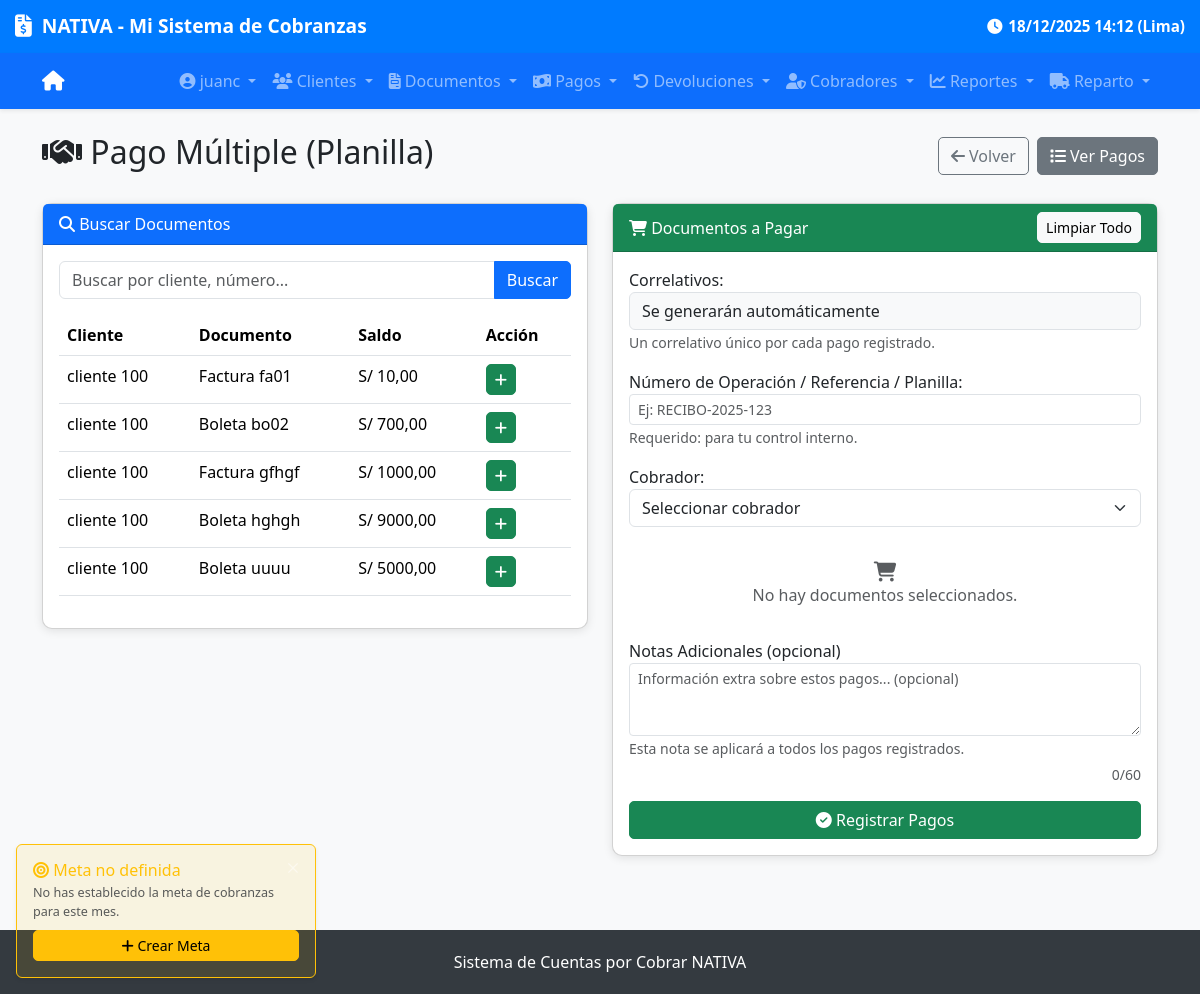
The page /cobros/pago-multiple/ (signed in) on the database as committed earlier.
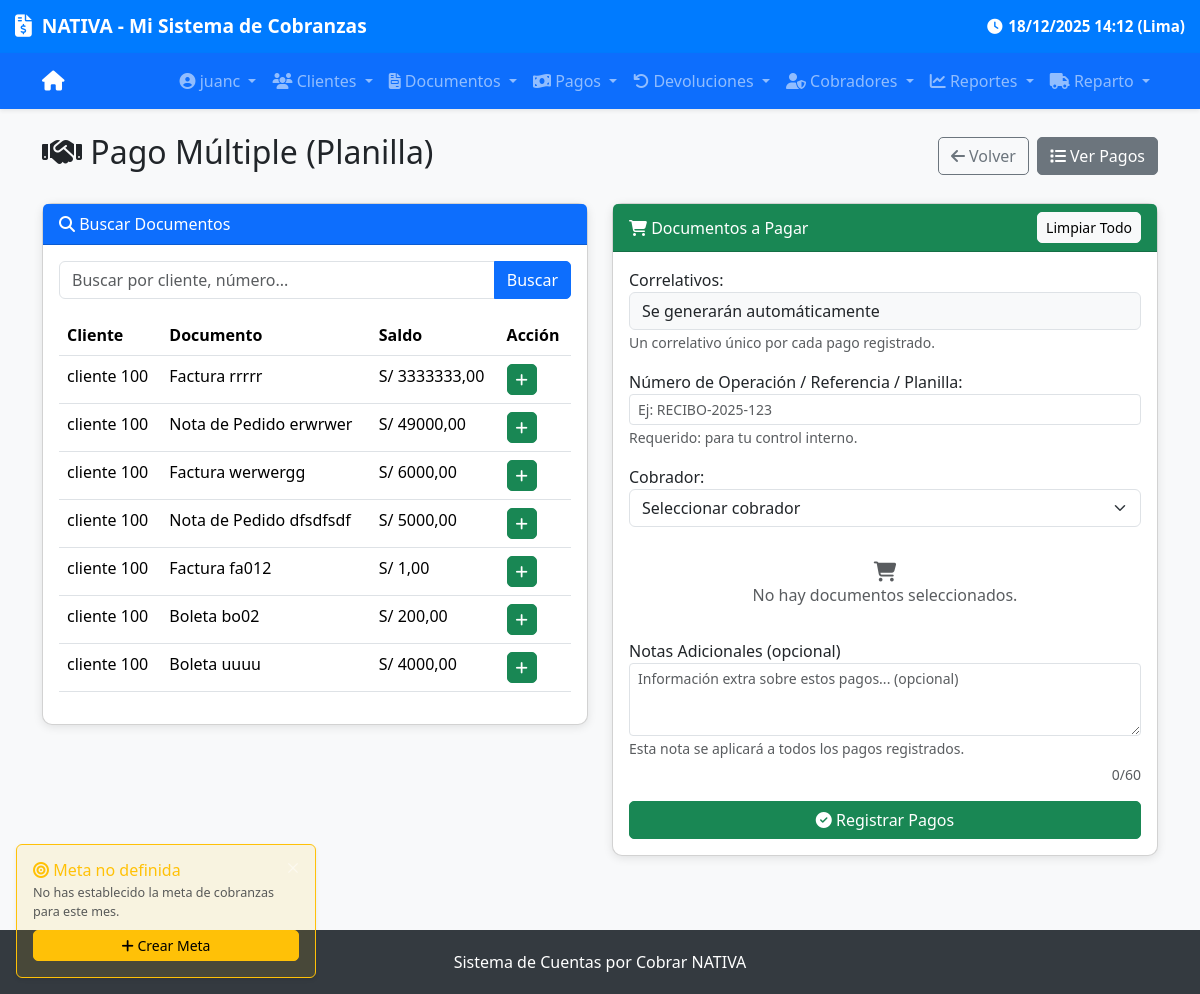
The same page on the database as committed later.
### documentos/models.py (models this page shows, shortened)
class Documento(models.Model):
    cliente = models.ForeignKey(
        Cliente,
        on_delete=models.CASCADE,
        verbose_name="Cliente"
    )
    cobrador = models.ForeignKey(
        Cobrador,
        on_delete=models.SET_NULL,
        null=True,
        blank=True,
        verbose_name="Cobrador"
    )
    tipo = models.CharField(
        max_length=20,
        choices=TIPO_DOCUMENTO_CHOICES,
        verbose_name="Tipo"
    )
    serie = models.CharField(
        max_length=20,
        blank=True,
        null=True,
        verbose_name="Serie"
    )
    numero = models.CharField(
        max_length=20,
        verbose_name="Número"
    )
    fecha_emision = models.DateTimeField(
        default=localtime_peru,
        verbose_name="Fecha de Emisión"
    )
    fecha_vencimiento = models.DateTimeField(
        verbose_name="Fecha de Vencimiento"
    )
    monto_total = models.DecimalField(
        max_digits=12,
        decimal_places=2,
        validators=[MinValueValidator(Decimal('0.00'))],
        verbose_name="Monto Total"
    )
    monto_pagado = models.DecimalField(
        max_digits=12,
        decimal_places=2,
        default=Decimal('0.00'),
        validators=[MinValueValidator(Decimal('0.00'))],
        verbose_name="Monto Pagado"
    )
    monto_devolucion = models.DecimalField(
        max_digits=12,
        decimal_places=2,
        default=Decimal('0.00'),
        validators=[MinValueValidator(Decimal('0.00'))],
        verbose_name="Devolución"
    )
    creado_en = models.DateTimeField(auto_now_add=True)
    actualizado_en = models.DateTimeField(auto_now=True)
    class Meta:
        verbose_name = "Documento"
        verbose_name_plural = "Documentos"
        ordering = ['-fecha_emision']
    def get_numero_completo(self):
        if self.serie:
            return f"{self.serie}-{self.numero}"
        return self.numero
    def get_saldo_pendiente(self):
        return self.monto_total - self.monto_pagado - self.monto_devolucion

### clientes/models.py (models this page shows, shortened)
class Cliente(models.Model):
    nombre = models.CharField(max_length=200, verbose_name="Nombre", blank=False, null=False)
    dni_ruc = models.CharField(
        max_length=11,
        unique=True,
        validators=[ruc_dni_validator],
        verbose_name="DNI/RUC"
    )
    direccion = models.TextField(blank=True, null=True, verbose_name="Dirección")
    telefono = models.CharField(max_length=15, blank=True, null=True, verbose_name="Teléfono")
    correo = models.EmailField(blank=True, null=True, verbose_name="Correo")
    notas = models.TextField(blank=True, null=True, verbose_name="Notas")
    creado_en = models.DateTimeField(auto_now_add=True)
    actualizado_en = models.DateTimeField(auto_now=True)
    class Meta:
        verbose_name = "Cliente"
        verbose_name_plural = "Clientes"
        ordering = ['nombre']

### cobros/views.py (the view)
# urls.py: path('pago-multiple/', views.pago_multiple, name='pago_multiple'),
def pago_multiple(request):
    query = request.GET.get('q', '')
    page_number = request.GET.get('page', 1)
    documentos = Documento.objects.filter(
        monto_total__gt=F('monto_pagado') + F('monto_devolucion')
    ).select_related('cliente').order_by('-fecha_emision')
    if query:
        documentos = documentos.filter(
            Q(cliente__nombre__icontains=query) |
            Q(numero__icontains=query) |
            Q(serie__icontains=query)
        )
    else:
        pass  # Dejamos que el Paginator maneje todo
    paginator = Paginator(documentos, 20)  # 10 por página
    documentos_page = paginator.get_page(page_number)
    cobradores = Cobrador.objects.all()
    return render(request, 'cobros/pago_multiple.html', {
        'documentos': documentos_page,
        'query': query,
        'cobradores': cobradores
    })

### cobros/context_processors.py (called while the page is built)
def meta_mensual(request):
    try:
        today = timezone.now().date()
        meta = MetaMensual.objects.get(mes__year=today.year, mes__month=today.month)
        return {'meta': meta}
    except MetaMensual.DoesNotExist:
        return {'meta': None}
    except Exception as e:
        print(f"Error en context_processor meta_mensual: {e}")
        return {'meta': None}

### cobros/templates/cobros/pago_multiple.html (shortened to what the changed rows need)
{% extends 'base.html' %}
{% block content %}
<div class="d-flex justify-content-between align-items-center mb-4">
    <h2><i class="fas fa-handshake"></i> Pago Múltiple (Planilla)</h2>
</div>
<div class="row">
    <div class="col-md-6">
        <div class="card mb-3">
            <div class="card-body">
                <div class="table-responsive">
                    <table class="table table-hover">
                        <thead>
                            <tr>
                                <th>Cliente</th>
                                <th>Documento</th>
                                <th>Saldo</th>
                                <th>Acción</th>
                            </tr>
                        </thead>
                        <tbody>
                            {% for doc in documentos %}
                            <tr>
                                <td>{{ doc.cliente.nombre|truncatechars:20 }}</td>
                                <td>{{ doc.get_tipo_display }} {{ doc.get_numero_completo }}</td>
                                <td>S/ {{ doc.get_saldo_pendiente|floatformat:2 }}</td>
                                <td>
                                    <button class="btn btn-sm btn-success add-doc"
                                            data-id="{{ doc.pk }}"
                                            data-cliente="{{ doc.cliente.pk }}"
                                            data-nombre="{{ doc.cliente.nombre }}"
                                            data-tipo="{{ doc.get_tipo_display }}"
                                            data-numero="{{ doc.get_numero_completo }}"
                                            data-saldo="{{ doc.get_saldo_pendiente }}">
                                        <i class="fas fa-plus"></i>
                                    </button>
                                </td>
                            </tr>
                            {% endfor %}
                        </tbody>
                    </table>
                </div>
            </div>
        </div>
    </div>
</div>
{% endblock %}

Rows that differ between the two databases and show on the page:
no longer on this page (row edited): Documento: cliente.nombre "cliente 100", tipo "Factura", get_numero_completo "gfhgf", get_saldo_pendiente "1000,00"
no longer on this page (row edited): Documento: cliente.nombre "cliente 100", tipo "Boleta", get_numero_completo "hghgh", get_saldo_pendiente "9000,00"
added Documento: cliente.nombre "cliente 100", tipo "Factura", get_numero_completo "rrrrr", get_saldo_pendiente "3333333,00"
added Documento: cliente.nombre "cliente 100", tipo "Nota de Pedido", get_numero_completo "erwrwer", get_saldo_pendiente "49000,00"
added Documento: cliente.nombre "cliente 100", tipo "Factura", get_numero_completo "werwergg", get_saldo_pendiente "6000,00"
added Documento: cliente.nombre "cliente 100", tipo "Nota de Pedido", get_numero_completo "dfsdfsdf", get_saldo_pendiente "5000,00"
changed Documento (number 5 of 7 on the later page): get_numero_completo "fa01" → "fa012"; get_saldo_pendiente "10,00" → "1,00"
changed Documento "bo02": get_saldo_pendiente "700,00" → "200,00"
changed Documento "uuuu": get_saldo_pendiente "5000,00" → "4000,00"
